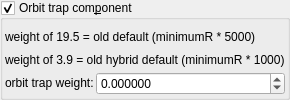
                 <widget class="MyGroupBox" name="groupCheck_fractal_coloring_orbit_trap_true">
                  <property name="enabled">
                   <bool>true</bool>
                  </property>
                  <property name="toolTip">
                   <string>&lt;html&gt;&lt;head/&gt;&lt;body&gt;&lt;p&gt;OrbitTrap weight  scales the colorValue input from the chosen Coloring Algorithm above (orbit traps). This allows blending of this input with other functions.&lt;/p&gt;&lt;p&gt;Initial minimumR is a separate limit set in the code  to control the size of this colorValue.&lt;/p&gt;&lt;/body&gt;&lt;/html&gt;</string>
                  </property>
                  <property name="title">
                   <string>Orbit trap com&amp;ponent</string>
                  </property>
                  <property name="checkable">
                   <bool>true</bool>
                  </property>
                  <layout class="QVBoxLayout" name="verticalLayout_42" stretch="0,0,0">
                   <property name="spacing">
                    <number>2</number>
                   </property>
                   <property name="leftMargin">
                    <number>2</number>
                   </property>
                   <property name="topMargin">
                    <number>6</number>
                   </property>
                   <property name="rightMargin">
                    <number>2</number>
                   </property>
                   <property name="bottomMargin">
                    <number>2</number>
                   </property>
                   <item>
                    <widget class="QLabel" name="label_78">
                     <property name="font">
                      <font>
                       <weight>50</weight>
                       <bold>false</bold>
                      </font>
                     </property>
                     <property name="text">
                      <string>weight of 19.5 = old default (minimumR * 5000)</string>
                     </property>
                    </widget>
                   </item>
                   <item>
                    <widget class="QLabel" name="label_81">
                     <property name="font">
                      <font>
                       <weight>50</weight>
                       <bold>false</bold>
                      </font>
                     </property>
                     <property name="text">
                      <string>weight of 3.9 = old hybrid default (minimumR * 1000)</string>
                     </property>
                    </widget>
                   </item>
                   <item>
                    <layout class="QGridLayout" name="gridLayout_23" columnstretch="0,1">
                     <property name="spacing">
                      <number>2</number>
                     </property>
                     <item row="1" column="0">
                      <widget class="QLabel" name="label_62">
                       <property name="font">
                        <font>
                         <weight>75</weight>
                         <bold>true</bold>
                        </font>
                       </property>
                       <property name="text">
                        <string>&lt;html&gt;&lt;head/&gt;&lt;body&gt;&lt;p&gt;&lt;span style=&quot; font-weight:400;&quot;&gt;orbit trap weight:&lt;/span&gt;&lt;/p&gt;&lt;/body&gt;&lt;/html&gt;</string>
                       </property>
                      </widget>
                     </item>
                     <item row="1" column="1">
                      <widget class="MyDoubleSpinBox" name="spinbox_fractal_coloring_orbit_trap_weight">
                       <property name="sizePolicy">
                        <sizepolicy hsizetype="Minimum" vsizetype="Maximum">
                         <horstretch>0</horstretch>
                         <verstretch>0</verstretch>
                        </sizepolicy>
                       </property>
                       <property name="toolTip">
                        <string/>
                       </property>
                       <property name="accelerated">
                        <bool>false</bool>
                       </property>
                       <property name="prefix">
                        <string/>
                       </property>
                       <property name="suffix">
                        <string/>
                       </property>
                       <property name="decimals">
                        <number>6</number>
                       </property>
                       <property name="minimum">
                        <double>-9999.999900000000707</double>
                       </property>
                       <property name="maximum">
                        <double>9999.999900000000707</double>
                       </property>
                       <property name="singleStep">
                        <double>0.100000000000000</double>
                       </property>
                      </widget>
                     </item>
                    </layout>
                   </item>
                  </layout>
                 </widget>
